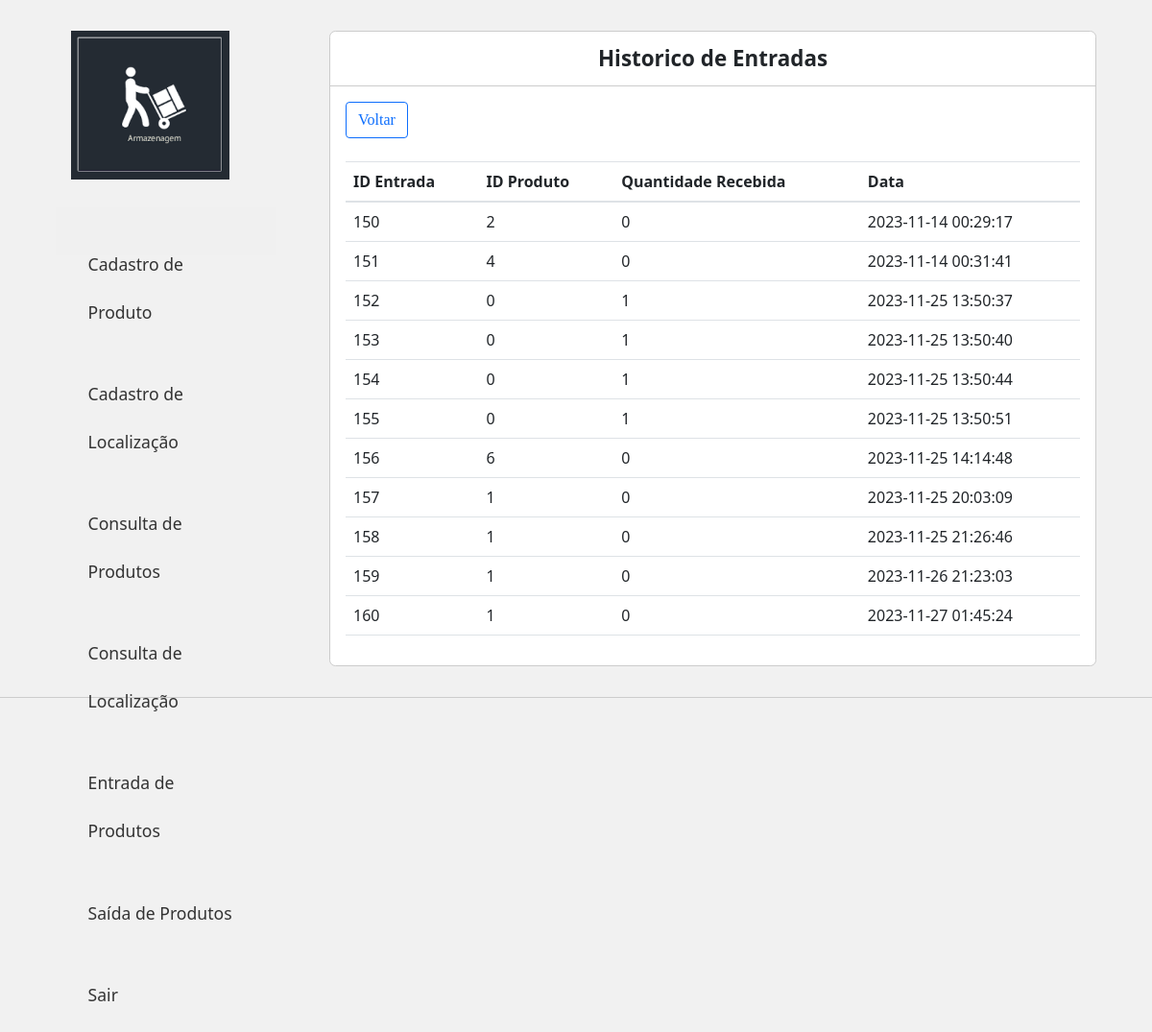
Screenshot of /Stoq/historico_entrada.php with the database file from the repository.
### tables this page shows
CREATE TABLE `tbdordementrada` (
  `id_OrdemEntrada` int(11) NOT NULL,
  `id_Produto` int(11) NOT NULL,
  `id_armazem` int(11) NOT NULL,
  `qtd_Produto` int(11) NOT NULL,
  `dt_Atualizacao` datetime NOT NULL DEFAULT current_timestamp()
);

### Stoq/historico_entrada.php (the view, shortened to what this page needs)
<?php
require_once 'header.php';
require_once 'conection.php';
?>
<main class="col-sm-9">
	<div class="principal">
		<div class="titulo">
			Historico de Entradas
		</div>
		<div class="conteudo">
			<div class="item">
				<a class='btn btn-outline-primary' style=" right: 590px; top: 100px; font-family:'calibri';" href='entrada.php'>Voltar</a><br><br>
				<table class="table">
				  <thead>
				    <tr>
				      <th scope="col">ID Entrada</th>
				      <th scope="col">ID Produto</th>
				      <th scope="col">Quantidade Recebida</th>
				      <th scope="col">Data</th>
				    </tr>
				  </thead>
				  <tbody>
				  	<?php
				  		$stmt = $conn->prepare("SELECT * FROM tbdordementrada");
						$stmt->execute();
						$results = $stmt->fetchAll(PDO::FETCH_ASSOC);
				  		foreach($results as $row => $value){
								echo "<tr>";
                                echo "<td>" . $value['id_OrdemEntrada'] . "</td>";
								echo "<td>" . $value['id_Produto'] . "</td>";
								echo "<td>" . $value['qtd_Produto'] . "</td>";
								echo "<td>" . $value['dt_Atualizacao'] . "</td>";
								echo "<tr>";
							}
				  	?>
				  </tbody>
				</table>
			</div>
		</div>
	</div>
</main>
<?php
include 'footer.php';
?>

### Stoq/assets/css/styles.css (style rules this page uses)
body { background: #f1f1f1; }
a { text-decoration: none; }
.principal { margin: 2em 1em; background: #fff; border: 1px solid #ccc; border-radius: .4em; }
.principal .titulo { padding: .5em 1em; font-size: 1.4em; font-weight: bold; border-bottom: 1px solid #ccc; text-align: center; }
.principal .conteudo { padding: 1em; }

### rows the page displays
tbdordementrada: id_OrdemEntrada "150", id_Produto "2", qtd_Produto "0", dt_Atualizacao "2023-11-14 00:29:17"
tbdordementrada: id_OrdemEntrada "151", id_Produto "4", qtd_Produto "0", dt_Atualizacao "2023-11-14 00:31:41"
tbdordementrada: id_OrdemEntrada "152", id_Produto "0", qtd_Produto "1", dt_Atualizacao "2023-11-25 13:50:37"
tbdordementrada: id_OrdemEntrada "153", id_Produto "0", qtd_Produto "1", dt_Atualizacao "2023-11-25 13:50:40"
tbdordementrada: id_OrdemEntrada "154", id_Produto "0", qtd_Produto "1", dt_Atualizacao "2023-11-25 13:50:44"
tbdordementrada: id_OrdemEntrada "155", id_Produto "0", qtd_Produto "1", dt_Atualizacao "2023-11-25 13:50:51"
tbdordementrada: id_OrdemEntrada "156", id_Produto "6", qtd_Produto "0", dt_Atualizacao "2023-11-25 14:14:48"
tbdordementrada: id_OrdemEntrada "157", id_Produto "1", qtd_Produto "0", dt_Atualizacao "2023-11-25 20:03:09"
tbdordementrada: id_OrdemEntrada "158", id_Produto "1", qtd_Produto "0", dt_Atualizacao "2023-11-25 21:26:46"
tbdordementrada: id_OrdemEntrada "159", id_Produto "1", qtd_Produto "0", dt_Atualizacao "2023-11-26 21:23:03"
tbdordementrada: id_OrdemEntrada "160", id_Produto "1", qtd_Produto "0", dt_Atualizacao "2023-11-27 01:45:24"
